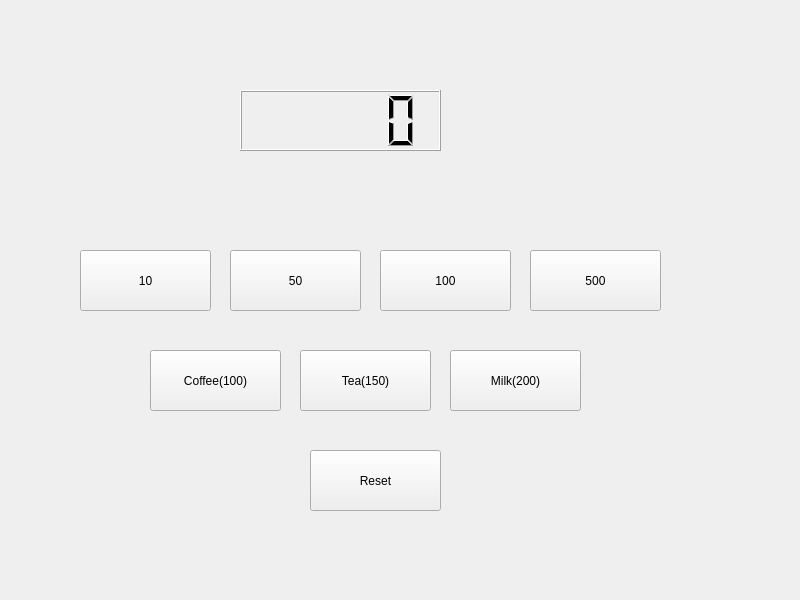
<?xml version="1.0" encoding="UTF-8"?>
<ui version="4.0">
 <class>Widget</class>
 <widget class="QWidget" name="Widget">
  <property name="geometry">
   <rect>
    <x>0</x>
    <y>0</y>
    <width>800</width>
    <height>600</height>
   </rect>
  </property>
  <property name="windowTitle">
   <string>Widget</string>
  </property>
  <widget class="QLCDNumber" name="currnet_money_lcd">
   <property name="geometry">
    <rect>
     <x>240</x>
     <y>90</y>
     <width>201</width>
     <height>61</height>
    </rect>
   </property>
  </widget>
  <widget class="QPushButton" name="btn_10">
   <property name="geometry">
    <rect>
     <x>80</x>
     <y>250</y>
     <width>131</width>
     <height>61</height>
    </rect>
   </property>
   <property name="text">
    <string>10</string>
   </property>
  </widget>
  <widget class="QPushButton" name="btn_100">
   <property name="geometry">
    <rect>
     <x>380</x>
     <y>250</y>
     <width>131</width>
     <height>61</height>
    </rect>
   </property>
   <property name="text">
    <string>100</string>
   </property>
  </widget>
  <widget class="QPushButton" name="btn_500">
   <property name="geometry">
    <rect>
     <x>530</x>
     <y>250</y>
     <width>131</width>
     <height>61</height>
    </rect>
   </property>
   <property name="text">
    <string>500</string>
   </property>
  </widget>
  <widget class="QPushButton" name="btn_50">
   <property name="geometry">
    <rect>
     <x>230</x>
     <y>250</y>
     <width>131</width>
     <height>61</height>
    </rect>
   </property>
   <property name="text">
    <string>50</string>
   </property>
  </widget>
  <widget class="QPushButton" name="btn_coffee">
   <property name="geometry">
    <rect>
     <x>150</x>
     <y>350</y>
     <width>131</width>
     <height>61</height>
    </rect>
   </property>
   <property name="text">
    <string>Coffee(100)</string>
   </property>
  </widget>
  <widget class="QPushButton" name="btn_tea">
   <property name="geometry">
    <rect>
     <x>300</x>
     <y>350</y>
     <width>131</width>
     <height>61</height>
    </rect>
   </property>
   <property name="text">
    <string>Tea(150)</string>
   </property>
  </widget>
  <widget class="QPushButton" name="btn_milk">
   <property name="geometry">
    <rect>
     <x>450</x>
     <y>350</y>
     <width>131</width>
     <height>61</height>
    </rect>
   </property>
   <property name="text">
    <string>Milk(200)</string>
   </property>
  </widget>
  <widget class="QPushButton" name="btn_reset">
   <property name="geometry">
    <rect>
     <x>310</x>
     <y>450</y>
     <width>131</width>
     <height>61</height>
    </rect>
   </property>
   <property name="text">
    <string>Reset</string>
   </property>
  </widget>
 </widget>
 <resources/>
 <connections/>
</ui>
